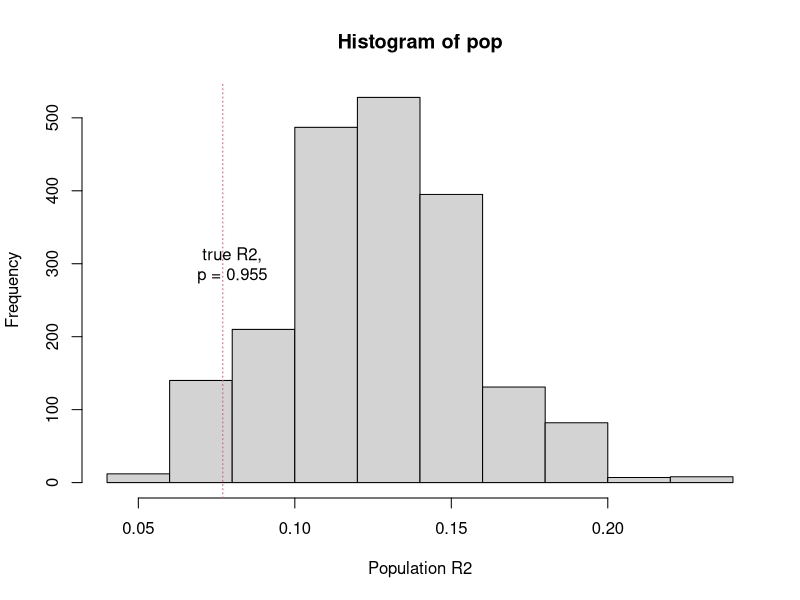

Write the R code that produced this figure.
### species matrix with 20 species abundances (mean = 50, sd = 10)
### one time variable, with 3 timepoints, which should be tested
### and a factor denoting sites that were repeatedly sampled (site)

## Load packages
require(vegan)

### Data:
sp <- matrix(rnorm(3 * 6 * 20, 50, 10), nrow = 3 * 6, ncol = 20,
             dimnames = list(1:18, paste("Sp", 1:20, sep = "")))

time <- as.ordered(rep(1:3, 6))
site <- gl(6, 3)
cbind(site, time, sp)

### add time effect at timepoint 3,
### this will effect will be tested by adonis():
sp_1 <- sp
sp_1[time==3,] <- sp[time==3,] + rnorm(20, 10, 1)
cbind(site, time, sp_1)

### choose which species set to test:
test_sp <- sp_1

### computing the true R2-value

### (btw, using dist() defaults to euclidean distance):
print(fit <- adonis(test_sp ~ time, permutations=1)) # "NO MORE dist() is needed"

### number of perms
B <- 1999

### setting up frame which will be populated by
### random r2 values:
pop <- rep(NA, B + 1)

### the first entry will be the true r2:
pop[1] <- fit$aov.tab[1, 5]

### set up a "permControl" object:
### we turn off mirroring as time should only flow in one direction
ctrl <- how(blocks = site, within = Within(type = "series", mirror = FALSE)) #"permControl" is not used at all

### Number of observations:
nobs <- nrow(test_sp)

### check permutation (...rows represent the sample id):
### ..they are ok!
### within in each repeated sample (= sites) timepoints are shuffled,
### with keeping the sequence intact (e.g., for site 1: 1,2,3 - 2,3,1 - 3,2,1)
shuffle(nobs, control = ctrl)

### loop:
### in adonis(...) you need to put permutations = 1, otherwise
### adonis will not run
set.seed(123)
for(i in 2:(B+1)){
  idx <- shuffle(nobs, control = ctrl)
  fit.rand <- adonis(test_sp ~ time[idx],permutations = 1) # "NO MORE dist() is needed"
  pop[i] <- fit.rand$aov.tab[1, 5]
}

### get the p-value:
print(pval <- sum(pop >= pop[1]) / (B + 1))
### [1] 0.0105

### the sign. p-value supports the H1 (->there is a time effect).
### ..and the fact that samples are not iid is allowed by
### the customized perms - so this p-value is trustworthy as opposed
### to tests not acknowledging dependency of data points..

### test sp set without an effect:
### replace test_sp with sp set without effect:
test_sp <- sp

### now re-run the script and see the result:
### it is insign. - as expected:

### setting up frame which will be populated by
### random r2 values:
pop <- rep(NA, B + 1)

### computing the true R2-value:
print(fit <- adonis(test_sp ~ time, permutations = 1))# "NO MORE dist() is needed"

### the first entry will be the true r2:
pop[1] <- fit$aov.tab[1, 5]

### run the loop:
set.seed(123)
for(i in 2:(B+1)){
  idx <- shuffle(nobs, control = ctrl)
  fit.rand <- adonis(test_sp ~ time[idx], permutations = 1)# "NO MORE dist() is needed"
  pop[i] <- fit.rand$aov.tab[1, 5]
}
print(pval <- sum(pop >= pop[1]) / (B + 1))
### [1] 0.7605

## make a histogram to see random R2-values and the true one:
hist(pop, xlab = "Population R2")
abline(v = pop[1], col = 2, lty = 3)
text(0.08, 300, paste("true R2,\np = ", pval, sep = ""))
